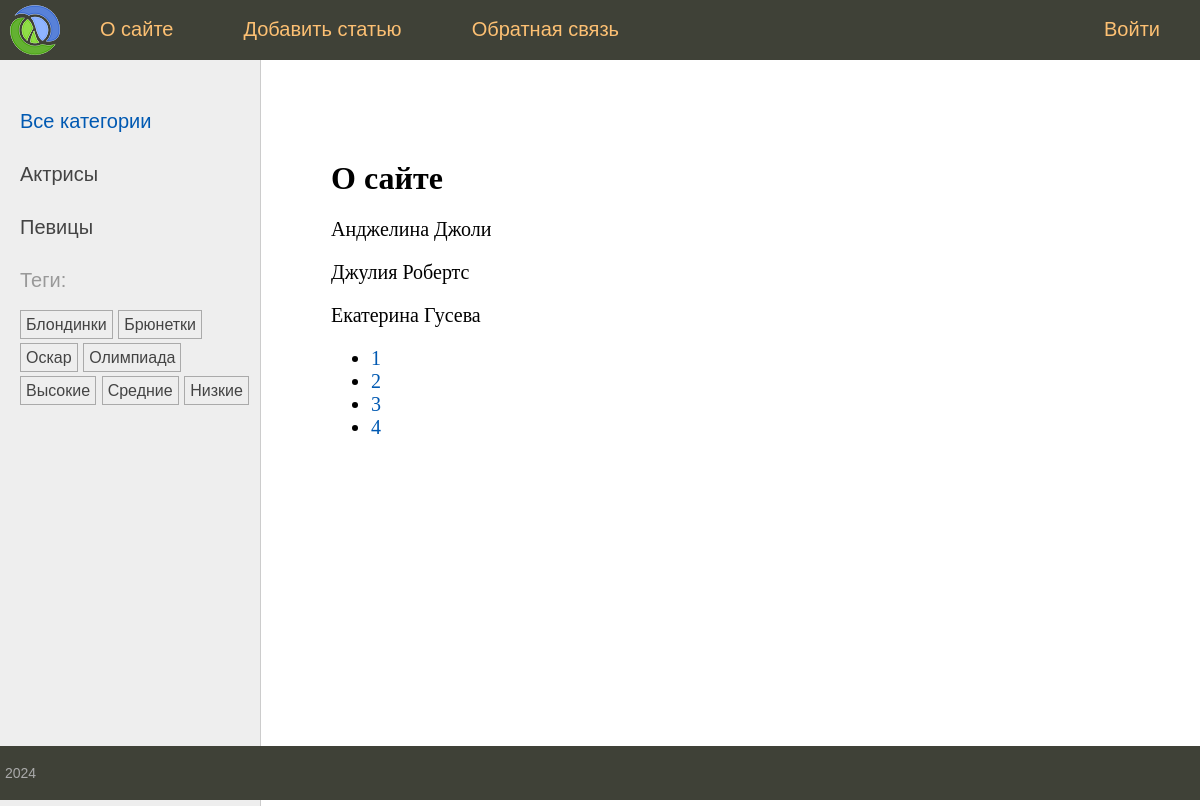
The page /about/ on the database its author committed.
### women/models.py (models this page shows, shortened)
class Category(models.Model):
    name = models.CharField(max_length=100, db_index=True, verbose_name="Категория")
    slug = models.SlugField(max_length=255, unique=True, db_index=True)
    class Meta:
        verbose_name = 'Категория'
        verbose_name_plural = 'Категории'
    def get_absolute_url(self):
        return reverse('category', kwargs={'cat_slug': self.slug})

class TagPost(models.Model):
    tag = models.CharField(max_length=100, db_index=True)
    slug = models.SlugField(max_length=255, unique=True, db_index=True)
    class Meta:
        verbose_name = 'Тэг'
        verbose_name_plural = 'Тэги'
    def get_absolute_url(self):
        return reverse_lazy('tag', kwargs={'tag_slug': self.slug})

class Women(models.Model):
    class Status(models.IntegerChoices):
        DRAFT = 0, 'Черновик'
        PUBLISHED = 1, 'Опубликовано'
    title = models.CharField(max_length=255, verbose_name='Заголовок')
    slug = models.SlugField(max_length=255, db_index=True, unique=True)
    content = CKEditor5Field(blank=True, verbose_name='Текст статьи')
    photo = models.ImageField(upload_to="photos/%Y/%m/%d/", verbose_name='Фото')
    time_create = models.DateTimeField(auto_now_add=True, verbose_name='Время создания')
    time_update = models.DateTimeField(auto_now=True, verbose_name='Время обновления')
    is_published = models.BooleanField(choices=tuple(map(lambda x: (bool(x[0]), x[1]), Status.choices)),
                                       default=Status.DRAFT, verbose_name="Статус")
    cat = models.ForeignKey('Category', on_delete=models.PROTECT, related_name='posts', verbose_name='Рубрика')
    tags = models.ManyToManyField('TagPost', blank=True, related_name='tags', verbose_name='Метки')
    objects = models.Manager()
    published = PublishedModel()
    husband = models.OneToOneField('Husband', on_delete=models.SET_NULL, null=True, blank=True, related_name='wuman', verbose_name='Муж')
    class Meta:
        verbose_name = 'Женщина'
        verbose_name_plural = 'Женщины'
        ordering = ['time_create']
        indexes = [
            models.Index(fields=['-time_create']),
        ]
    def __str__(self):
        return self.title

### women/views.py (the view)
# urls.py: path('about/', views.about, name='about'),
def about(request):
    contact_list = Women.objects.filter(is_published=True)
    paginator = Paginator(contact_list, 3)
    page_number = request.GET.get('page')
    page_obj = paginator.get_page(page_number)
    return render(request, 'women/about.html', {'title': 'О сайте', 'menu': menu, 'page_obj': page_obj})

### women/templatetags/women_tags.py (called while the page is built)
@register.inclusion_tag('women/list_categories.html')
def show_categories(cat_selected_id=0):
    cats = Category.objects.all()
    return {'cats': cats, 'cat_selected': cat_selected_id}

@register.inclusion_tag('women/list_tags.html')
def show_all_tags():
    return {"tags": TagPost.objects.all()}

### women/templates/women/about.html
{% extends 'base.html' %}
{% block content %}
<h1>{{title}}</h1>
{% for item in page_obj %}
<p>{{ item }}</p>
{% endfor %}
<nav><ul>
{% for p in page_obj.paginator.page_range %}
    <li>
<a href="?page={{ p }}">{{ p }}</a>
        </li>
{% endfor %}
</ul></nav>
{% endblock %}

### women/templates/women/list_categories.html
{% for cat in cats %}
{% if cat.id == cat_selected %}
<li class="selected">{{cat.name}}</li>
{% else %}
<li><a href="{{ cat.get_absolute_url }}">{{cat.name}}</a></li>
{% endif %}
{% endfor %}

### women/templates/women/list_tags.html
{% if tags %}
    Теги:</p>
    <ul class="tags-list">
        {% for t in tags %}
        <li><a href="{{t.get_absolute_url}}">{{t.tag}}</a></li>
        {% endfor %}
    </ul>
{% endif %}

### women/static/women/css/styles.css (style rules this page uses)
html, body { font-family: 'Arial'; margin: 0; padding: 0; height: 100%; width: 100%; color: #444; }
a { color: #0059b2; text-decoration: none; }
.left-chapters ul { width: 230px; margin: 0; padding: 20px 10px 10px 20px; list-style: none; font-size: 20px; }
.left-chapters ul li { margin: 30px 0 0 0; color: #999; }
.left-chapters ul li a { color: #444; text-decoration: none; }
ul.tags-list { width: 100%; margin: 0; padding: 0; list-style: none; }
ul.tags-list li { margin: 0; padding: 0 0 10px; display: inline-block; }
ul.tags-list li a { padding: 5px; font-size: 16px; border: 1px solid #aaa; }
.content-text h1 { font-size: 32px; }

### rows shown on the page
Category: name "Актрисы"
Category: name "Певицы"
TagPost: tag "Блондинки"
TagPost: tag "Брюнетки"
TagPost: tag "Оскар"
TagPost: tag "Олимпиада"
TagPost: tag "Высокие"
TagPost: tag "Средние"
TagPost: tag "Низкие"
Women: title "Анджелина Джоли"
Women: title "Джулия Робертс"
Women: title "Екатерина Гусева"

### other values the page prints
{{ m.title }} "О сайте" "Добавить статью" "Обратная связь" "Войти"
{{ title }} "О сайте"
{{ p }} "1" "2" "3" "4"
